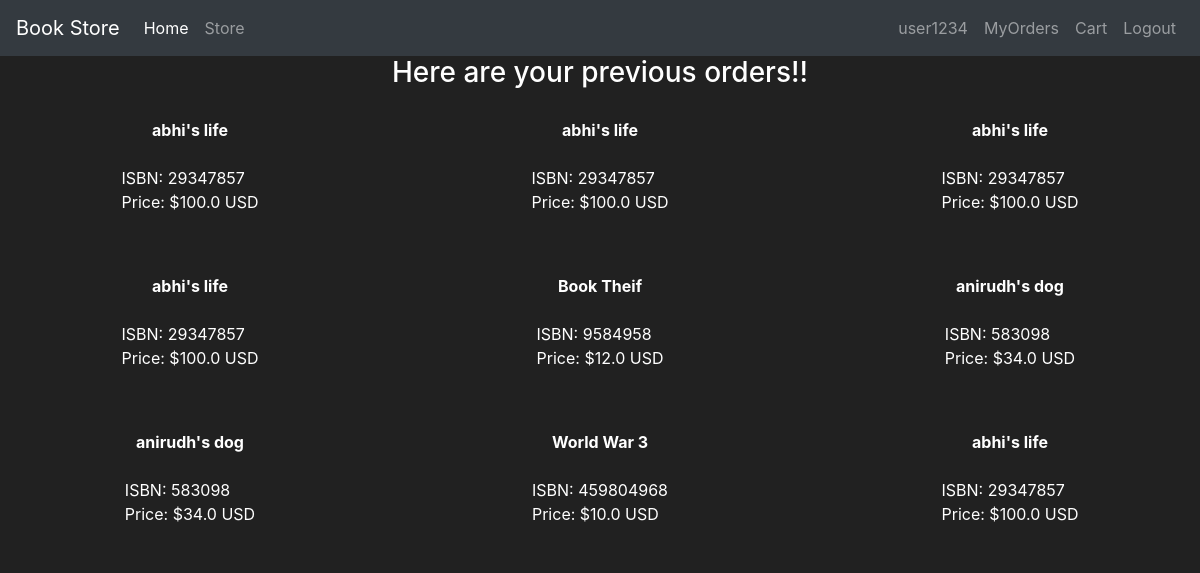
The page /yourorders (signed in) on the database its author committed.
### project/models/user_model.py (models this page shows, shortened)
class User(db.Model,UserMixin):
    id = db.Column(db.Integer(), primary_key=True)
    username = db.Column(db.String(length=30), nullable=False, unique=True)
    email_address = db.Column(db.String(length=50), nullable=False, unique=True)
    address = db.Column(db.String(),nullable = False)
    isadmin = db.Column(db.Boolean(),default = False)
    password_hash = db.Column(db.String(length=60), nullable=False)
    cart = db.relationship('Cart', backref='user', lazy=True, uselist = False)
    order = db.relationship('Order', backref='user', lazy=True, uselist = False)
    @property
    def password(self):
        return self.password

### project/models/Book_model.py (models this page shows, shortened)
class Book(db.Model):
    id = db.Column(db.Integer, primary_key=True)
    title = db.Column(db.String(255), nullable=False)
    author = db.Column(db.String(255), nullable=False)
    isbn = db.Column(db.String(20), unique=True, nullable=False)
    genre = db.Column(db.String(50))
    price = db.Column(db.Float, nullable=False)
    availability = db.Column(db.Integer, default=True)

### project/routes/previous_orders.py (the view)
@app.route("/yourorders",methods=["GET"])
@login_required
def get_orders():
    current = current_user
    if current.order == None:
        neworder = Order(user_id=current.id)
        db.session.add(neworder)
        db.session.commit()
    userorders = current.order.items.all()
    book_details = []
    for i in userorders:
        book_details.append(Book.query.get(i.book_id))
    return render_template("previous_orders.html",book_details = book_details)

### project/models/user_model.py (called while the page is built)
@login_manager.user_loader
def load_user(user_id):
    return User.query.get(int(user_id))

### project/templates/previous_orders.html (shortened to what this page needs)
{% extends 'base.html' %}
{% block content %}
    <h3 >Here are your previous orders!!</h3>
    {% if book_details %}
        <div id="book-list" class="flex-container">
            {% for item in book_details %}
                <div class="book-item">
                    <strong>{{ item.title }}</strong><br>
                    ISBN: {{ item.isbn }}<br>
                    Price: ${{ item.price }} USD
                </div>
            {% endfor %}
        </div>
    {% else %}
        <h3>You have no Orders!!</h3>
    {% endif %}
{% endblock %}

### project/templates/base.html (shortened to what this page needs)
<!doctype html>
<html lang="en">
   <head>
      <link rel="stylesheet" href="https://cdn.jsdelivr.net/npm/bootstrap@4.5.3/dist/css/bootstrap.min.css">
   </head>
   <body>
    <nav class="navbar navbar-expand-md navbar-dark bg-dark">
      <a class="navbar-brand">Book Store</a>
      <div class="collapse navbar-collapse" id="navbarNav">
        <ul class="navbar-nav mr-auto">
            <li class="nav-item active">
                <a class="nav-link" href="{{url_for('home')}}">Home <span class="sr-only">(current)</span></a>
            </li>
            <li class="nav-item">
                <a class="nav-link" href="{{url_for('show_books')}}">Store</a>
            </li>
        </ul>
        {% if current_user.is_authenticated %}
          {% if current_user.isadmin %}
            <ul class="navbar-nav">
              <li class="nav-item">
                <a class="nav-link">{{current_user.username}}</a>
              </li>
              <li class="nav-item">
                <a class="nav-link" href="{{url_for('admin.index')}}">Admin Page</a>
              </li>
              <li class="nav-item">
                <a class="nav-link" href="{{url_for('logout')}}">Logout</a>
            </li>
            </ul>
          {% else %}
            <ul class="navbar-nav">
              <li class="nav-item">
                <a class="nav-link">{{current_user.username}}</a>
              </li>
              <li class="nav-item">
                <a class="nav-link" href="{{url_for('get_orders')}}">MyOrders</a>
              </li>
              <li class="nav-item">
                  <a class="nav-link" href="{{url_for('get_cart_items')}}">Cart</a>
              </li>
              <li class="nav-item">
                  <a class="nav-link" href="{{url_for('logout')}}">Logout</a>
              </li>
            </ul>
          {% endif %}
        {% endif %}
      </div>
    </nav>
      {% block content %}
      {% endblock %}
   </body>
</html>

### project/templates/previous_orders.html (style rules this page uses)
body { background-color: #212121; color: white; }
.flex-container { display: flex; flex-wrap: wrap; gap: 20px; justify-content: space-between; }
.book-item { background-color: #212121; padding: 20px; flex: 0 0 calc(33.333% - 20px); box-sizing: border-box; display: flex; flex-direction: column; align-items: center; justify-content: center; }
h3 { text-align: center; }

### project/templates/base.html (style rules this page uses)
body { background-color: #212121; color: white }

### rows shown on the page
User: username "user1234"
Book: title "abhi's life", isbn "29347857", price "100.0"
Book: title "Book Theif", isbn "9584958", price "12.0"
Book: title "anirudh's dog", isbn "583098", price "34.0"
Book: title "World War 3", isbn "459804968", price "10.0"
